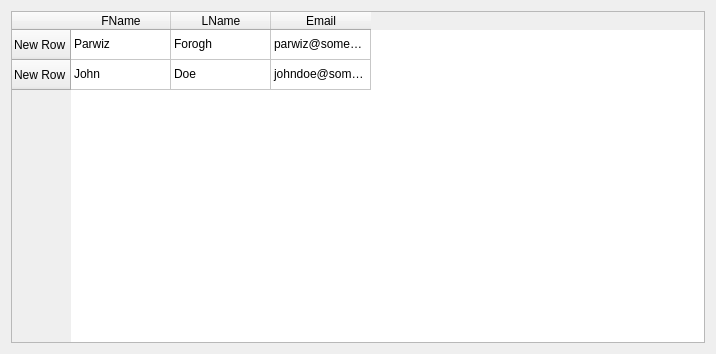
<?xml version="1.0" encoding="UTF-8"?>
<!-- https://youtu.be/ot94H3-d5d8?t=5806 -->
<ui version="4.0">
 <class>Form</class>
 <widget class="QWidget" name="Form">
  <property name="geometry">
   <rect>
    <x>0</x>
    <y>0</y>
    <width>716</width>
    <height>354</height>
   </rect>
  </property>
  <property name="windowTitle">
   <string>Form</string>
  </property>
  <layout class="QHBoxLayout" name="horizontalLayout">
   <item>
    <widget class="QTableWidget" name="tableWidget">
     <row>
      <property name="text">
       <string>New Row</string>
      </property>
     </row>
     <row>
      <property name="text">
       <string>New Row</string>
      </property>
     </row>
     <column>
      <property name="text">
       <string>FName</string>
      </property>
     </column>
     <column>
      <property name="text">
       <string>LName</string>
      </property>
     </column>
     <column>
      <property name="text">
       <string>Email</string>
      </property>
     </column>
     <item row="0" column="0">
      <property name="text">
       <string>Parwiz</string>
      </property>
     </item>
     <item row="0" column="1">
      <property name="text">
       <string>Forogh</string>
      </property>
     </item>
     <item row="0" column="2">
      <property name="text">
       <string>parwiz@somewhere.com</string>
      </property>
     </item>
     <item row="1" column="0">
      <property name="text">
       <string>John</string>
      </property>
     </item>
     <item row="1" column="1">
      <property name="text">
       <string>Doe</string>
      </property>
     </item>
     <item row="1" column="2">
      <property name="text">
       <string>johndoe@somewhere.com</string>
      </property>
     </item>
    </widget>
   </item>
  </layout>
 </widget>
 <resources/>
 <connections/>
</ui>
